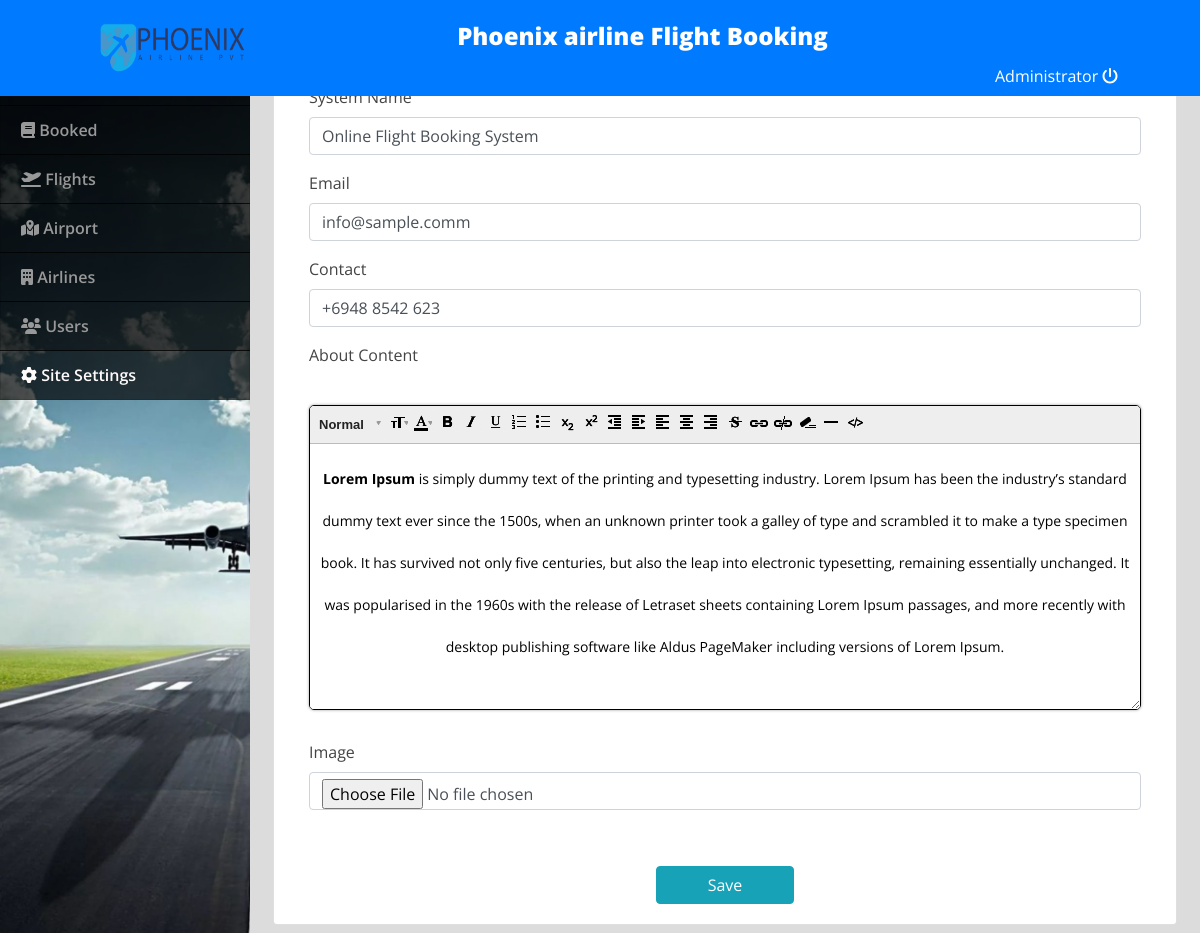
The app's page /admin/index.php?page=site_settings (signed in), older data.
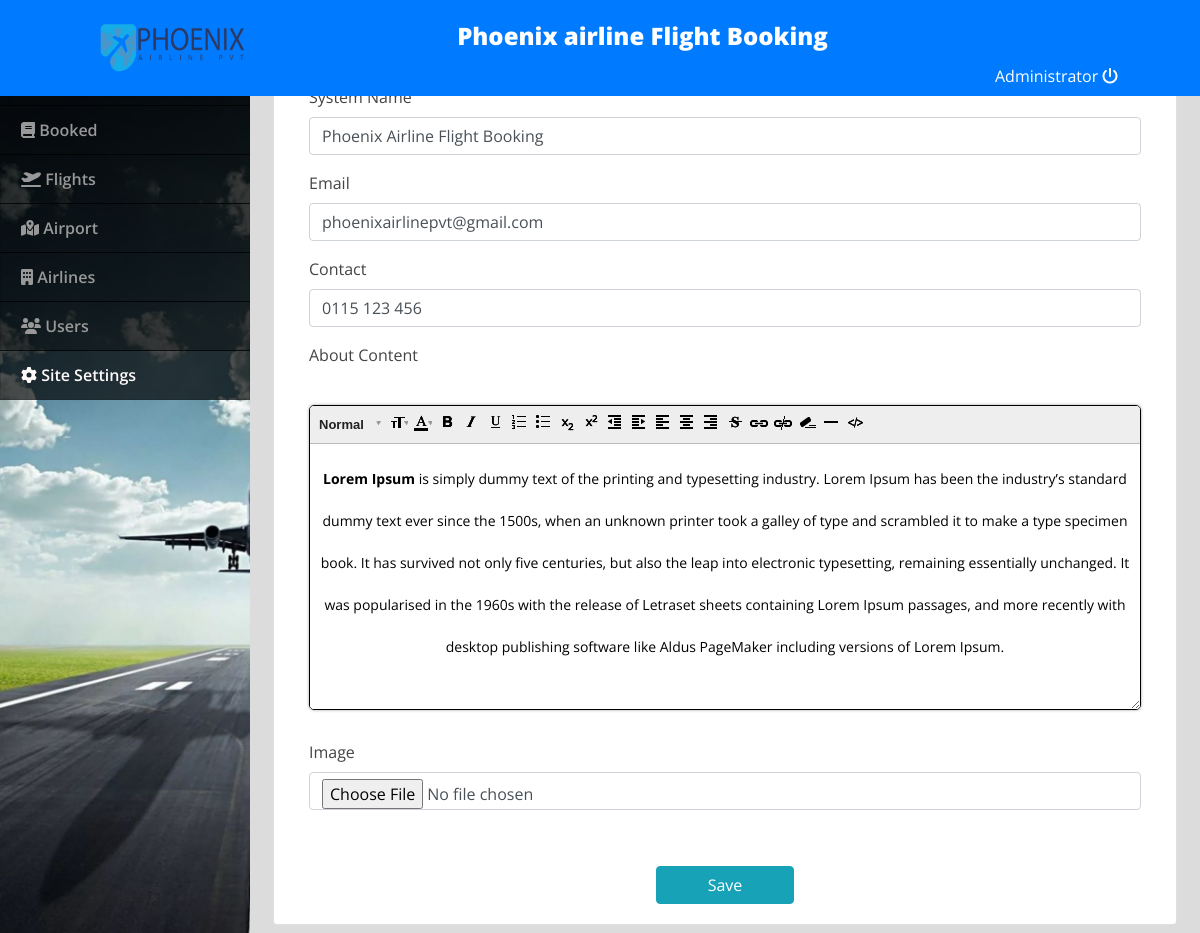
The same page, newer data.
### tables this page shows
CREATE TABLE `system_settings` (
  `id` int(30) NOT NULL,
  `name` text NOT NULL,
  `email` varchar(200) NOT NULL,
  `contact` varchar(20) NOT NULL,
  `cover_img` text NOT NULL,
  `about_content` text NOT NULL
);

### admin/site_settings.php (the view, shortened to what this page needs)
<?php
include 'db_connect.php';
$qry = $conn->query("SELECT * from system_settings limit 1");
if($qry->num_rows > 0){
	foreach($qry->fetch_array() as $k => $val){
		$meta[$k] = $val;
	}
}
 ?>
<div class="container-fluid">
	<div class="card col-lg-12">
		<div class="card-body">
			<form action="" id="manage-settings">
				<div class="form-group">
					<label for="name" class="control-label">System Name</label>
					<input type="text" class="form-control" id="name" name="name" value="<?php echo isset($meta['name']) ? $meta['name'] : '' ?>" required>
				</div>
				<div class="form-group">
					<label for="email" class="control-label">Email</label>
					<input type="email" class="form-control" id="email" name="email" value="<?php echo isset($meta['email']) ? $meta['email'] : '' ?>" required>
				</div>
				<div class="form-group">
					<label for="contact" class="control-label">Contact</label>
					<input type="text" class="form-control" id="contact" name="contact" value="<?php echo isset($meta['contact']) ? $meta['contact'] : '' ?>" required>
				</div>
				<div class="form-group">
					<label for="about" class="control-label">About Content</label>
				</div>
				<div class="form-group">
					<label for="" class="control-label">Image</label>
					<input type="file" class="form-control" name="img" onchange="displayImg(this,$(this))">
				</div>
				<div class="form-group">
				</div>
				<center>
					<button class="btn btn-info btn-primary btn-block col-md-2">Save</button>
				</center>
			</form>
		</div>
	</div>
</div>

Row changes from the older to the newer data that the page shows:
changed system_settings: name "Online Flight Booking System" → "Phoenix Airline Flight Booking"; email "info@sample.comm" → "phoenixairlinepvt@gmail.com"; contact "+6948 8542 623" → "0115 123 456"
